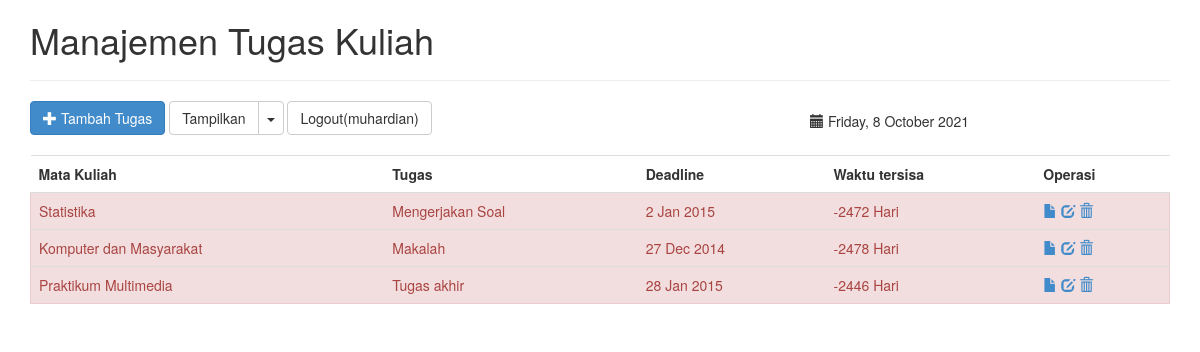
The app's page /index.php?sortir=belum (signed in) with its own data.
### tables this page shows
CREATE TABLE IF NOT EXISTS `tugas` (
`id` int(5) NOT NULL,
  `matakul` varchar(32) DEFAULT NULL,
  `judul` varchar(64) DEFAULT NULL,
  `deskripsi` text,
  `jenis` int(2) DEFAULT '1' COMMENT '1 = individu, 2 = kelompok',
  `deadline` date DEFAULT NULL,
  `selesai` int(2) DEFAULT '0' COMMENT '0 = belum selesai, 1 = selesai'
);

### tampil.php (the view)
<?php
$query = mysqli_query($koneksi, "SELECT * FROM tugas;") or die("<b>Error: </b>" . mysqli_error($koneksi));
if(isset($_GET['sortir'])){
	if($_GET['sortir'] == "selesai"){
		$query = mysqli_query($koneksi, "SELECT * FROM tugas WHERE selesai='1';") or die("<b>Error: </b>" . mysqli_error($koneksi));
	}
	elseif($_GET['sortir'] == "belum"){
		$query = mysqli_query($koneksi, "SELECT * FROM tugas WHERE selesai='0';") or die("<b>Error: </b>" . mysqli_error($koneksi));
	}
	elseif($_GET['sortir'] == "h-1"){}
	elseif($_GET['sortir'] == "tidakdikerjakan"){
	}
	else{}
}
while($tugas=mysqli_fetch_array($query)){
	$sekarang = time();
    $deadline = strtotime($tugas['deadline']);
    $beda = $deadline - $sekarang;
    $sisa_hari = floor($beda/(60*60*24));
	if(($sisa_hari <= 0) && ($tugas['selesai'] == 0)){
		$bg = "alert alert-danger";
	} elseif ($tugas['selesai'] == 1) {
		$bg = "alert alert-success";
		if($sisa_hari < 0) $sisa_hari = 0;
	} elseif($sisa_hari == 1){
		$bg = "alert alert-warning";
	} else {
		$bg = "";
	}
	echo "<tr class='$bg'>";
	echo "<td>".$tugas['matakul']."</td>";
	echo "<td>".$tugas['judul']."</td>";
	echo "<td>".date("j M Y", strtotime($tugas['deadline']))."</td>";
	echo "<td>$sisa_hari Hari</td>";
	echo "<td>
		<a href='detail.php?id=".$tugas['id']."' class='glyphicon glyphicon-file' title='Lihat Detail'></a>
		<a href='edit.php?id=".$tugas['id']."' class='glyphicon glyphicon-edit' title='Edit'></a>
		<a href='hapus.php?id=".$tugas['id']."' class='glyphicon glyphicon-trash' title='Hapus'></a>
		</td>";
	echo "</tr>";
}
?>

### records on screen
tugas: matakul "Statistika", judul "Mengerjakan Soal", deadline "2 Jan 2015", deadline "-2472"
tugas: matakul "Komputer dan Masyarakat", judul "Makalah", deadline "27 Dec 2014", deadline "-2478"
tugas: matakul "Praktikum Multimedia", judul "Tugas akhir", deadline "28 Jan 2015", deadline "-2446"

### other values on screen
$_SESSION['login'] "muhardian"
